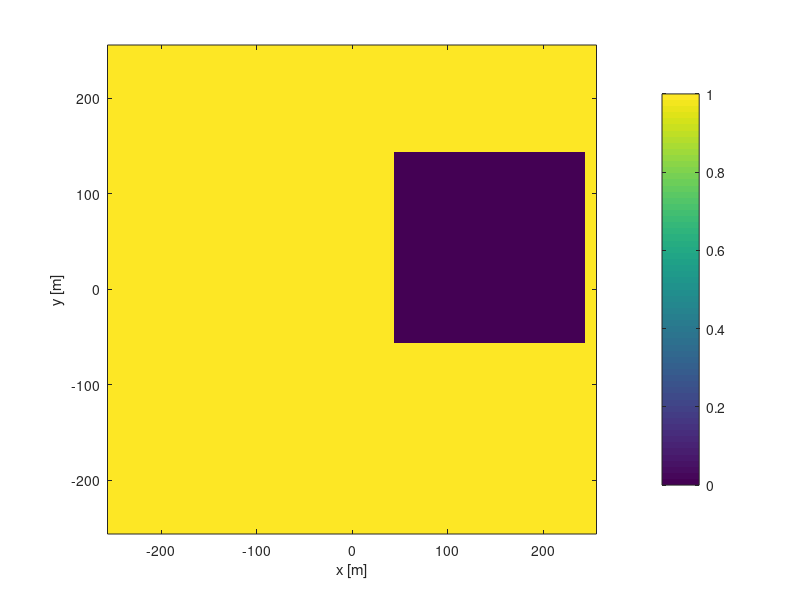
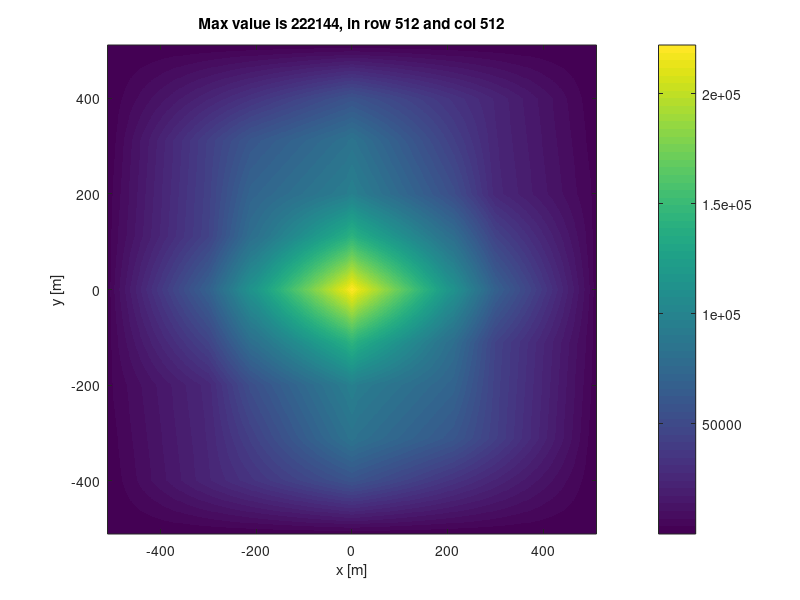

Write MATLAB code to recreate these figures, in order. (Note: this script raises an error after producing the figures.)
% corrWindow2D.m Supplemental code for "Numerical Simulation of Optical 
% Wave Propagation with Examples in MATLAB"
% 
% Copyright (c) 2026, Jason D. Schmidt. Licensed under BSD 3-Clause.
% Code from the book (e.g., ft.m) copyright SPIE.

% define window and spatial grid:
N = 512; % number of grid points per side
w = ones(N); % window that covers the entire grid
w(201:400,301:500) = 0;
dx = 1; % grid spacing [m]
x = (-N/2 : N/2-1) * dx; % spatial grid

% count the number of nonzero entries, output to command line:
fprintf('There are %i nonzero entries in w\n', sum(w(:)));

% show original window:
f1 = figure(1); clf;
imagesc(x, x, w);
axis('image', 'xy');
colorbar;
xlabel('x [m]');
ylabel('y [m]');
exportgraphics(f1, 'mask2D.png');

% compute autocorrelation from original window using Matlab's xcorr2:
c1 = xcorr2(w, w);
xCor2 = (-N+1 : N-1)*dx; % spatial grid for xcorr2 result

% find the max value and its row & column:
[M, I] = max(c1(:));
[row, col] = ind2sub([2*N-1, 2*N-1], I);

% show window correlation from xcorr2:
f2 = figure(2); clf;
imagesc(xCor2, xCor2, c1);
axis('image', 'xy');
colorbar;
xlabel('x [m]');
ylabel('y [m]');
title(sprintf('Max value is %i, in row %i and col %i', M, row, col));
exportgraphics(f2, 'maskCorr_xcorr2.png');

%% FT-based calculation of the correlation
% define zero-padded window and grid so that non-circular correlation is computed:
NPad = 2*N; 
wPad = zeros(NPad, NPad); 
idxOrig = (-N/2 : N/2-1) + N+1; 
wPad(idxOrig, idxOrig) = w; 
xPad = (-NPad/2 : NPad/2-1)*dx; 

% compute autocorrelation from padded window using Fourier transforms:
df = 1/(NPad*dx); % Corrected df for zero-padded grid
c2 = ift2(abs(ft2(wPad, dx)).^2, df);

% find the max value and its row & column:
[M2, I2] = max(c2(:));
[row2, col2] = ind2sub([2*N, 2*N], I2);

% show window correlation from Fourier transform:
f4 = figure(4); clf;
imagesc(xPad, xPad, abs(c2));
axis('image', 'xy');
colorbar;
xlabel('x [m]');
ylabel('y [m]');
title(sprintf('FT Max: %0.2f at (%i, %i)', M2, row2, col2));
exportgraphics(f4, 'maskCorr_FT.png');

%% Combined Figure for corrUnbiased2D.html
f5 = figure(5); clf;
set(f5, 'OuterPosition', [100 100 900 400]);
tiledlayout(1, 2, 'TileSpacing', 'compact', 'Padding', 'compact');

nexttile;
imagesc(x, x, w);
axis image xy; colorbar;
xlabel('x [m]'); ylabel('y [m]');
title('Original Mask (w)');

nexttile;
% Using the FT result for the unbiased map
imagesc(xPad, xPad, abs(c2));
axis image xy; colorbar;
xlabel('x [m]'); ylabel('y [m]');
title('Autocorrelation of Mask (A)');

exportgraphics(f5, 'checkXcorr2_mask.png');